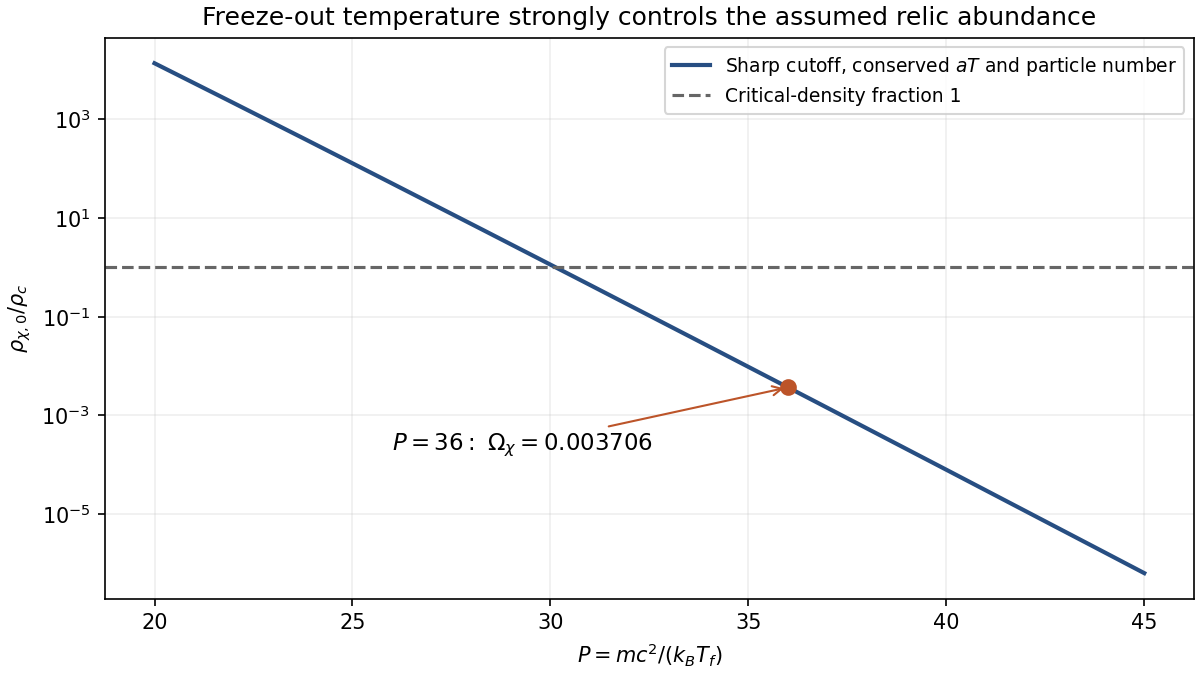

This chart was generated by the following Python code:
"""Original relic calculation from supplied constants; output basename cwd."""
import numpy as np
import matplotlib
matplotlib.use("Agg")
import matplotlib.pyplot as plt
mass=38.;t0=2.35e-13;hc=2e-16;critical=5.
def ratio(p):return mass*6*(t0/hc)**3*p**1.5*np.exp(-p)/critical
p=np.linspace(20,45,700)
fig,ax=plt.subplots(figsize=(8,4.5),layout="constrained")
ax.semilogy(p,ratio(p),lw=2,color="#274e82",label=r"Sharp cutoff, conserved $aT$ and particle number")
ax.axhline(1,color=".4",ls="--",label="Critical-density fraction 1")
ax.plot(36,ratio(36),"o",color="#bc5429",ms=7)
ax.annotate(r"$P=36:\ \Omega_\chi=0.003706$",xy=(36,ratio(36)),xytext=(26,2e-4),arrowprops={"arrowstyle":"->","color":"#bc5429"},fontsize=11)
ax.set(xlabel=r"$P=mc^2/(k_BT_f)$",ylabel=r"$\rho_{\chi,0}/\rho_c$",title="Freeze-out temperature strongly controls the assumed relic abundance")
ax.legend(loc="upper right",fontsize=9);ax.grid(alpha=.2)
fig.savefig("paper-1-relic-sensitivity.png",dpi=150,facecolor="white")
